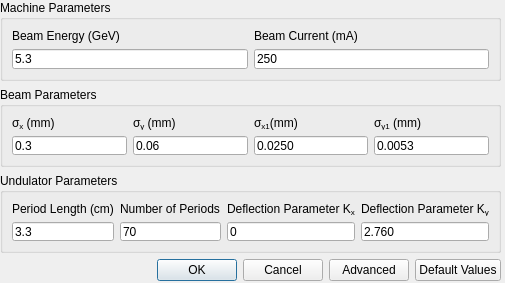
<?xml version="1.0" encoding="UTF-8"?>
<ui version="4.0">
 <class>Dialog</class>
 <widget class="QDialog" name="Dialog">
  <property name="geometry">
   <rect>
    <x>0</x>
    <y>0</y>
    <width>505</width>
    <height>283</height>
   </rect>
  </property>
  <property name="windowTitle">
   <string>Undulator</string>
  </property>
  <widget class="QWidget" name="layoutWidget">
   <property name="geometry">
    <rect>
     <x>0</x>
     <y>0</y>
     <width>501</width>
     <height>281</height>
    </rect>
   </property>
   <layout class="QVBoxLayout" name="verticalLayout_15">
    <item>
     <widget class="QGroupBox" name="groupBox">
      <property name="title">
       <string>Machine Parameters</string>
      </property>
      <layout class="QVBoxLayout" name="verticalLayout_14">
       <item>
        <layout class="QHBoxLayout" name="horizontalLayout">
         <item>
          <layout class="QVBoxLayout" name="verticalLayout">
           <item>
            <widget class="QLabel" name="label">
             <property name="text">
              <string>Beam Energy (GeV)</string>
             </property>
            </widget>
           </item>
           <item>
            <widget class="QLineEdit" name="und_energy">
             <property name="inputMask">
              <string/>
             </property>
             <property name="text">
              <string>5.3</string>
             </property>
            </widget>
           </item>
          </layout>
         </item>
         <item>
          <layout class="QVBoxLayout" name="verticalLayout_2">
           <item>
            <widget class="QLabel" name="label_2">
             <property name="text">
              <string>Beam Current (mA)</string>
             </property>
            </widget>
           </item>
           <item>
            <widget class="QLineEdit" name="und_current">
             <property name="text">
              <string>250</string>
             </property>
            </widget>
           </item>
          </layout>
         </item>
        </layout>
       </item>
      </layout>
     </widget>
    </item>
    <item>
     <widget class="QGroupBox" name="groupBox_2">
      <property name="title">
       <string>Beam Parameters</string>
      </property>
      <layout class="QVBoxLayout" name="verticalLayout_13">
       <item>
        <layout class="QHBoxLayout" name="horizontalLayout_2">
         <item>
          <layout class="QVBoxLayout" name="verticalLayout_3">
           <item>
            <widget class="QLabel" name="label_3">
             <property name="text">
              <string>&lt;html&gt;&lt;head/&gt;&lt;body&gt;&lt;p&gt;σ&lt;span style=&quot; vertical-align:sub;&quot;&gt;x&lt;/span&gt; (mm)&lt;/p&gt;&lt;/body&gt;&lt;/html&gt;</string>
             </property>
            </widget>
           </item>
           <item>
            <widget class="QLineEdit" name="und_sigx">
             <property name="text">
              <string>0.3</string>
             </property>
            </widget>
           </item>
          </layout>
         </item>
         <item>
          <layout class="QVBoxLayout" name="verticalLayout_4">
           <item>
            <widget class="QLabel" name="label_4">
             <property name="text">
              <string>&lt;html&gt;&lt;head/&gt;&lt;body&gt;&lt;p&gt;σ&lt;span style=&quot; vertical-align:sub;&quot;&gt;y&lt;/span&gt; (mm)&lt;/p&gt;&lt;/body&gt;&lt;/html&gt;</string>
             </property>
            </widget>
           </item>
           <item>
            <widget class="QLineEdit" name="und_sigy">
             <property name="text">
              <string>0.06</string>
             </property>
            </widget>
           </item>
          </layout>
         </item>
         <item>
          <layout class="QVBoxLayout" name="verticalLayout_5">
           <item>
            <widget class="QLabel" name="label_5">
             <property name="text">
              <string>&lt;html&gt;&lt;head/&gt;&lt;body&gt;&lt;p&gt;σ&lt;span style=&quot; vertical-align:sub;&quot;&gt;x1&lt;/span&gt;(mm)&lt;/p&gt;&lt;/body&gt;&lt;/html&gt;</string>
             </property>
            </widget>
           </item>
           <item>
            <widget class="QLineEdit" name="und_sigx1">
             <property name="text">
              <string>0.0250</string>
             </property>
            </widget>
           </item>
          </layout>
         </item>
         <item>
          <layout class="QVBoxLayout" name="verticalLayout_6">
           <item>
            <widget class="QLabel" name="label_7">
             <property name="text">
              <string>&lt;html&gt;&lt;head/&gt;&lt;body&gt;&lt;p&gt;σ&lt;span style=&quot; vertical-align:sub;&quot;&gt;y1&lt;/span&gt; (mm)&lt;/p&gt;&lt;/body&gt;&lt;/html&gt;</string>
             </property>
            </widget>
           </item>
           <item>
            <widget class="QLineEdit" name="und_sigy1">
             <property name="text">
              <string>0.0053</string>
             </property>
            </widget>
           </item>
          </layout>
         </item>
        </layout>
       </item>
      </layout>
     </widget>
    </item>
    <item>
     <widget class="QGroupBox" name="groupBox_3">
      <property name="title">
       <string>Undulator Parameters</string>
      </property>
      <layout class="QVBoxLayout" name="verticalLayout_12">
       <item>
        <layout class="QHBoxLayout" name="horizontalLayout_3">
         <item>
          <layout class="QVBoxLayout" name="verticalLayout_7">
           <item>
            <widget class="QLabel" name="label_6">
             <property name="text">
              <string>Period Length (cm)</string>
             </property>
            </widget>
           </item>
           <item>
            <widget class="QLineEdit" name="und_period">
             <property name="text">
              <string>3.3</string>
             </property>
            </widget>
           </item>
          </layout>
         </item>
         <item>
          <layout class="QVBoxLayout" name="verticalLayout_8">
           <item>
            <widget class="QLabel" name="undn">
             <property name="text">
              <string>Number of Periods</string>
             </property>
            </widget>
           </item>
           <item>
            <widget class="QLineEdit" name="und_nperiods">
             <property name="text">
              <string>70</string>
             </property>
            </widget>
           </item>
          </layout>
         </item>
         <item>
          <layout class="QVBoxLayout" name="verticalLayout_9">
           <item>
            <widget class="QLabel" name="label_9">
             <property name="text">
              <string>&lt;html&gt;&lt;head/&gt;&lt;body&gt;&lt;p&gt;Deflection Parameter K&lt;span style=&quot; vertical-align:sub;&quot;&gt;x&lt;/span&gt;&lt;/p&gt;&lt;/body&gt;&lt;/html&gt;</string>
             </property>
            </widget>
           </item>
           <item>
            <widget class="QLineEdit" name="und_kx">
             <property name="text">
              <string>0</string>
             </property>
            </widget>
           </item>
          </layout>
         </item>
         <item>
          <layout class="QVBoxLayout" name="verticalLayout_10">
           <item>
            <widget class="QLabel" name="label_10">
             <property name="text">
              <string>&lt;html&gt;&lt;head/&gt;&lt;body&gt;&lt;p&gt;Deflection Parameter K&lt;span style=&quot; vertical-align:sub;&quot;&gt;y&lt;/span&gt;&lt;/p&gt;&lt;/body&gt;&lt;/html&gt;</string>
             </property>
            </widget>
           </item>
           <item>
            <widget class="QLineEdit" name="und_ky">
             <property name="text">
              <string>2.760</string>
             </property>
            </widget>
           </item>
          </layout>
         </item>
        </layout>
       </item>
      </layout>
     </widget>
    </item>
    <item>
     <layout class="QHBoxLayout" name="horizontalLayout_4">
      <item>
       <widget class="QDialogButtonBox" name="buttonBox">
        <property name="standardButtons">
         <set>QDialogButtonBox::Cancel|QDialogButtonBox::Ok</set>
        </property>
       </widget>
      </item>
      <item>
       <widget class="QPushButton" name="advanced_button">
        <property name="text">
         <string>Advanced</string>
        </property>
       </widget>
      </item>
      <item>
       <widget class="QPushButton" name="default_button">
        <property name="text">
         <string>Default Values</string>
        </property>
       </widget>
      </item>
     </layout>
    </item>
   </layout>
  </widget>
 </widget>
 <tabstops>
  <tabstop>und_energy</tabstop>
  <tabstop>und_current</tabstop>
  <tabstop>und_sigx</tabstop>
  <tabstop>und_sigy</tabstop>
  <tabstop>und_sigx1</tabstop>
  <tabstop>und_sigy1</tabstop>
  <tabstop>und_period</tabstop>
  <tabstop>und_nperiods</tabstop>
  <tabstop>und_kx</tabstop>
  <tabstop>und_ky</tabstop>
  <tabstop>advanced_button</tabstop>
 </tabstops>
 <resources/>
 <connections/>
</ui>
